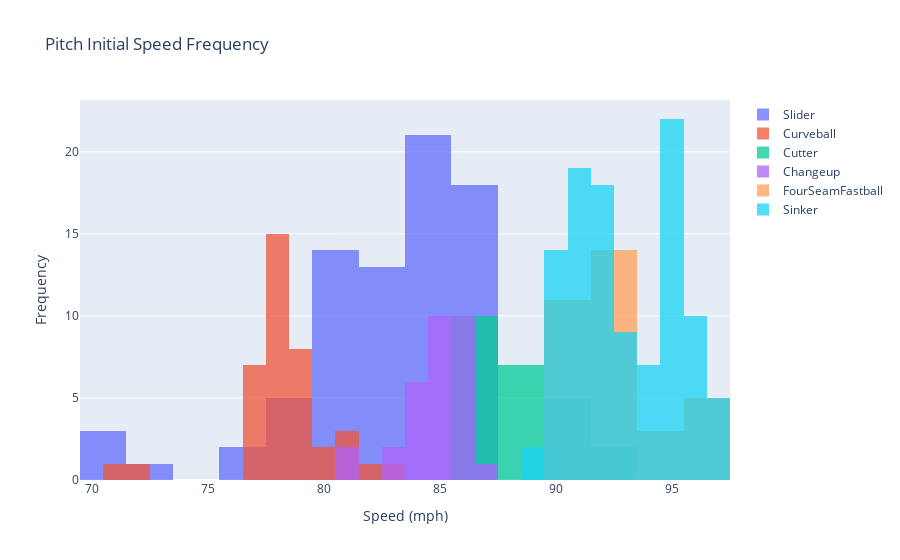

This figure's notebook cell:
### Code cell
# Overlay
fig = go.Figure()
for i in range(len(pitch_type_types)):
    fig.add_trace(go.Histogram(x=pitch_speed[i], name=pitch_type_types[i]))

# Overlay both histograms
fig.update_layout(barmode='overlay', title_text='Pitch Initial Speed Frequency')
fig.update_xaxes(title_text="Speed (mph)")
fig.update_yaxes(title_text="Frequency")

# Reduce opacity to see both histograms
fig.update_traces(opacity=0.75)
fig.show()

# fig.write_image("Pitch Initial Speed Frequency Histogram.png", engine='kaleido')

### Figure 1 — Plotly figure (JSON) as saved in the notebook; plotly's stock layout.template omitted (floating-point values rounded to 4 significant figures)
{"data": [{"name": "Slider", "opacity": 0.75, "type": "histogram", "x": [84, 80, 80, 81, 83, 85, 80, 81, 86, 79, 78, 83, 83, 71, 85, 82, 83, 86, 86, 82, 83, 85, 80, 85, 86, 71, 80, 86, 87, 79, 84, 86, 80, 84, 84, 85, 83, 86, 85, 84, 76, 80, 80, 84, 85, 73, 87, 85, 70, 83, 87, 86, 79, 84, 86, 83, 84, 82, 86, 81, 80, 84, 84, 86, 81, 79, 84, 76, 86, 82, 84, 86, 86, 86, 83, 85, 81]}, {"name": "Curveball", "opacity": 0.75, "type": "histogram", "x": [79, 78, 79, 79, 79, 77, 79, 78, 78, 78, 77, 78, 77, 71, 78, 79, 78, 78, 79, 79, 77, 77, 82, 78, 78, 77, 81, 78, 80, 81, 78, 83, 80, 78, 78, 78, 72, 77, 81]}, {"name": "Cutter", "opacity": 0.75, "type": "histogram", "x": [88, 92, 87, 90, 88, 87, 87, 90, 87, 90, 90, 86, 87, 87, 90, 87, 93, 88, 89, 86, 89, 86, 88, 88]}, {"name": "Changeup", "opacity": 0.75, "type": "histogram", "x": [86, 86, 84, 84, 86, 83, 83, 85, 84, 85, 86, 85, 86, 81, 85, 85, 84, 86, 85, 85, 87, 86, 85, 85, 85, 86, 84, 86, 81, 86, 84]}, {"name": "FourSeamFastball", "opacity": 0.75, "type": "histogram", "x": [93, 93, 92, 90, 93, 95, 90, 96, 93, 93, 93, 91, 93, 97, 92, 90, 97, 92, 92, 96, 91, 93, 91, 90, 91, 93, 94, 92, 96, 91, 90, 94, 91]}, {"name": "Sinker", "opacity": 0.75, "type": "histogram", "x": [94, 93, 95, 90, 93, 93, 92, 97, 90, 97, 90, 96, 95, 93, 95, 95, 91, 90, 94, 96, 91, 94, 96, 92, 95, 95, 92, 89, 95, 91, 91, 95, 95, 91, 91, 90, 96, 94, 97, 91, 92, 96, 95, 91, 90, 96, 89, 93, 91, 95, 95, 94, 90, 91, 92, 90, 93, 95, 93, 93, 91, 95, 95, 97, 96, 93, 95, 95, 96, 91, 92, 92, 95, 92, 96, 90, 92, 92, 92, 94, 95, 92, 95, 90, 94, 92, 92, 95, 91, 91, 91, 92, 96, 91, 91, 92, 92, 90, 91, 97, 95, 90, 90, 90, 91, 92]}], "layout": {"barmode": "overlay", "title": {"text": "Pitch Initial Speed Frequency"}, "xaxis": {"title": {"text": "Speed (mph)"}}, "yaxis": {"title": {"text": "Frequency"}}}}
